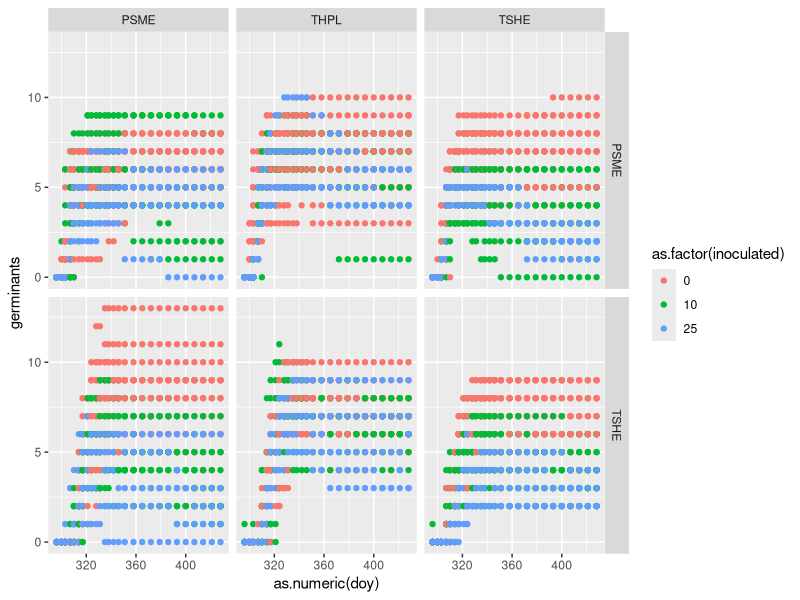

Generate this figure with R: (Note: this script raises an error after producing the figure.)
## Started Boxing Day 2025 ##
## By Lizzie ##

## Working off germ_analysis a little ... but plotting##

# housekeeping
rm(list=ls())
options(stringsAsFactors=FALSE)

# Load libraries
library(ggplot2)
library(reshape)
library(tidyverse)

# set wd
# Update to include yours with ifelse

user <- Sys.info()[["user"]]

ifelse(
  user == "lizzie",
  "/Users/lizzie/Documents/git/projects/grephon/soilinoculation/analyses/",
  ifelse(
    user == "nolanmeier",
    "/Users/nolanmeier/git/morasoilinoculation/analyses",
    ifelse(
      user == "Xiaomao", 
      "C:/PhD/Project/morasoilinoculation/analyses",
      NA
    )
  )
)

# get the data!
# should be INPUT (not inputs)

# First, bring in full, most recent dataset (will talk to Mao about lab protocols for doing this)
seedsraw <- read.csv('inputs/germination_data.csv') # Full data set with alive and dead, from Jan. 2
seeds <- seedsraw[1:210,]
seeds[is.na(seeds)] <- 0 #  This works, all empty cells mean no germinants (of any kind) observed


seeds$seed_species <- str_trim(seeds$seed_species, side = "right")

# filter out all columns containing dead data
aliveraw <- seeds[, !grepl("dead", names(seeds))]
alive <- aliveraw

# filter out all columns containing alive data
deadraw <- seeds[, !grepl("alive", names(seeds))]
dead <- deadraw


# reshaping
library(reshape)
alivelong <-  melt(alive, id.var=c("soil_species", "seed_species", "inoculated_.", "pot", "notes"))
names(alivelong) <- c("soil_species", "seed_species", "inoculated", "pot", "notes", "doy", "germinants")

deadlong <- melt(dead, id.var=c("soil_species", "seed_species", "inoculated_.", "pot", "notes"))
names(deadlong) <- c("soil_species", "seed_species", "inoculated", "pot", "notes", "doy", "germinants")

# clean up the variable 
alivelong$doy <- substr(alivelong$doy, 2, 4)
deadlong$doy <- substr(deadlong$doy, 2, 4)
unique(alivelong$doy)

#quartz()
germination_by_treatment <- ggplot(alivelong, aes(x=as.numeric(doy), y=germinants, color=as.factor(inoculated))) +
	geom_point() + 
	facet_grid(seed_species~soil_species)

ggsave(file = "./figures/germination_by_treatment.pdf", plot = germination_by_treatment, dpi = 800, units = "mm", width = 150, height = 100)

# Hmm, this looks like a good start, but ...
	# it would be better if we summarized the data by inoluction level using ggplot stats etc.
	# would be great to work on that next if someone has time!
	# and then we could do it for dead also. 

####### Working off the above to sort by inoculation ##########
####### Dec. 29, 2025, by Nolan ########
head(alivelong)

# summarize stats by grouping by inoculation level
# plot as lines
aliveplot <- ggplot(alivelong,
       aes(x = as.numeric(doy),
           y = germinants,
           color = as.factor(inoculated),
           group = inoculated)) +
  
  stat_summary(fun = mean, geom = "line") + 
  
  # to remove error bars
  # stat_summary(
  #   fun.data = mean_se,
  #   geom = "errorbar",
  #   width = 1
  # ) + 
  
  facet_grid(seed_species ~ soil_species)
  

##### Adding to the above but trying to start with the full data set ######
###### January 2, 2025, by Nolan ######

deadplot <- ggplot(deadlong,
       aes(x = as.numeric(doy),
           y = germinants,
           color = as.factor(inoculated),
           group = inoculated)) +
  
  stat_summary(fun = mean, geom = "line") + 
  
  # to remove error bars
  # stat_summary(
  #   fun.data = mean_se,
  #   geom = "errorbar",
  #   width = 1
  # ) + 
  
  facet_grid(seed_species ~ soil_species) 

####### Jan. 11, 2026 #########
###### Nolan, working to modify graphs #######

# Set the colour scale to match the tray labels 
deadplot + scale_color_manual(values=c("green", "salmon", "blue"))
ggsave(file = "./figures/average_deaths_by_treatment.pdf", plot = deadplot, dpi = 800, units = "mm", width = 150, height = 100)
aliveplot + scale_color_manual(values=c("green", "salmon", "blue"))
ggsave(file = "./figures/average_germinants_by_treatment.pdf", plot = aliveplot, dpi = 800, units = "mm", width = 150, height = 100)

##### January 16, 2026 #########
# Combining all soil/seed treatments to only show inoculation effects, Nolan
germinants_by_inoculation <- alivelong %>%
  group_by(soil_species,seed_species) %>%
  ggplot(aes(x = as.numeric(doy),
      y = germinants,
      color = as.factor(inoculated),
      group = inoculated)) +
  
  stat_summary(fun = mean, geom = "line") + 
  scale_color_manual(values=c("green", "salmon", "blue"))
germinants_by_inoculation  

ggsave(file = "./figures/germ_by_inoculation.pdf", plot = germinants_by_inoculation, dpi = 800, units = "mm", width = 150, height = 100)

deaths_by_inoculation <- deadlong %>%
  group_by(soil_species,seed_species) %>%
  ggplot(aes(x = as.numeric(doy),
             y = germinants,
             color = as.factor(inoculated),
             group = inoculated)) +
  
  stat_summary(fun = mean, geom = "line") + 
  scale_color_manual(values=c("green", "salmon", "blue"))
deaths_by_inoculation
ggsave(file = "./figures/deaths_by_inoculation.pdf", plot = deaths_by_inoculation, dpi = 800, units = "mm", width = 150, height = 100)


##### Working to do some more visualisations/calculations ######
## Jan. 31, Nolan #######

##### Add a column for plot_id to group by treatment
# alivelong <- alivelong %>%
#   mutate(germ_prop = germinants/10) %>%
#   mutate(pot_id = paste(soil_species, seed_species,inoculated,sep = "_"))
# 
# 
# T50 <- alivelong %>%
#   arrange(pot_id,doy)%>%
#   group_by(pot_id,pot)%>%
#   filter(germ_prop >= 0.5)%>%
#   slice(1)%>%
#   ungroup()%>%
#   select(pot_id,pot,t50_day = doy)
#   
# 
# 
#   #facet_wrap()
# ### Add the other variables to the df so they can be used for facet_wrap #####
# T50_treatments <- T50%>%
#   #group_by(pot_id)%>%
#   #summarise(mean_t50 = mean(as.numeric(t50_day)))%>%
#   mutate(soil_species = substr(pot_id,1,4))%>%
#   mutate(seed_species = substr(pot_id,6,9))%>%
#   mutate(inoculated = as.numeric(substr(pot_id,11,12)))%>%
#   arrange(seed_species,soil_species)
# 
# T50_stats <- T50_treatments %>%
#   group_by(pot_id)%>%
#   summarise(mean_t50 = mean(as.numeric(t50_day)),
#             sd_t50 = sd(as.numeric(t50_day)))%>%
#   mutate(soil_species = substr(pot_id,1,4))%>%
#   mutate(seed_species = substr(pot_id,6,9))%>%
#   mutate(inoculated = as.numeric(substr(pot_id,11,12)))
# 
# t50_plots <- ggplot(T50_stats,aes(x=inoculated,y=mean_t50,group=pot_id))+
#   geom_point()+
#   geom_errorbar(aes(ymin = mean_t50 - sd_t50,
#                     ymax = mean_t50 + sd_t50)) + 
#   facet_wrap(seed_species~soil_species)
# ggsave(file = "./figures/T50_by_treatment.pdf", plot = t50_plots, dpi = 800, units = "mm", width = 150, height = 100)



######## Nolan, Feb. 9, 2026 #######
### Adding splines to the scatter plots done previously by Lizzie

spline_0 <- alivelong %>%
  filter(inoculated == 0)%>%
  ggplot(aes(x=as.numeric(doy), y=germinants, color=as.factor(inoculated))) +
  geom_point() + 
  geom_smooth(method = "gam",formula = y~s(x),se=FALSE)+
  facet_grid(seed_species~soil_species) + 
  scale_color_manual(values=c("darkgreen", "salmon", "skyblue"))
spline_0

ggsave(file = "./figures/spline_0.pdf", plot = spline_0, dpi = 800, units = "mm", width = 150, height = 100)

spline_10 <- alivelong %>%
  filter(inoculated == 10)%>%
  ggplot(aes(x=as.numeric(doy), y=germinants, color=as.factor(inoculated))) +
  geom_point() + 
  geom_smooth(method = "gam",formula = y~s(x),se=FALSE)+
  facet_grid(seed_species~soil_species) + 
  scale_color_manual(values=c("salmon"))
spline_10
ggsave(file = "./figures/spline_10.pdf", plot = spline_10, dpi = 800, units = "mm", width = 150, height = 100)

spline_25 <- alivelong %>%
  filter(inoculated == 25)%>%
  ggplot(aes(x=as.numeric(doy), y=germinants, color=as.factor(inoculated))) +
  geom_point() + 
  geom_smooth(method = "gam",formula = y~s(x),se=FALSE)+
  facet_grid(seed_species~soil_species) + 
  scale_color_manual(values=c("blue"))
spline_25
ggsave(file = "./figures/spline_25.pdf", plot = spline_25, dpi = 800, units = "mm", width = 150, height = 100)


deadlong %>%
  filter(doy==421)%>%
  group_by(seed_species)%>%
  summarise(mean_dead = mean(germinants))

deadlong %>%
  filter(doy==421)%>%
  group_by(soil_species)%>%
  summarise(mean_dead = mean(germinants))

deadlong %>%
  filter(doy==421)%>%
  group_by(inoculated)%>%
  summarise(mean_dead = mean(germinants))

### Creating a df with alive and dead to calculate relative proportions of deaths ###
deadlong_renamed <- rename(deadlong, deaths=germinants)

alive_dead_long <- merge(alivelong, deadlong_renamed, all = TRUE)
view(alive_dead_long)

### Calculating death count proportional to germinant count ###
alive_dead_long %>%
  filter(doy==428)%>%
  group_by(seed_species)%>%
  summarise(prop_dead = mean(deaths)/(mean(deaths)+mean(germinants)))

alive_dead_long %>%
  filter(doy==428)%>%
  group_by(soil_species)%>%
  summarise(prop_dead = mean(deaths)/(mean(deaths)+mean(germinants)))

alive_dead_long %>%
  filter(doy==428)%>%
  group_by(inoculated)%>%
  summarise(prop_dead = mean(deaths)/(mean(deaths)+mean(germinants)))

alive_dead_long %>%
  filter(doy==421)%>%
  summarise(mean_dead = mean(deaths))
